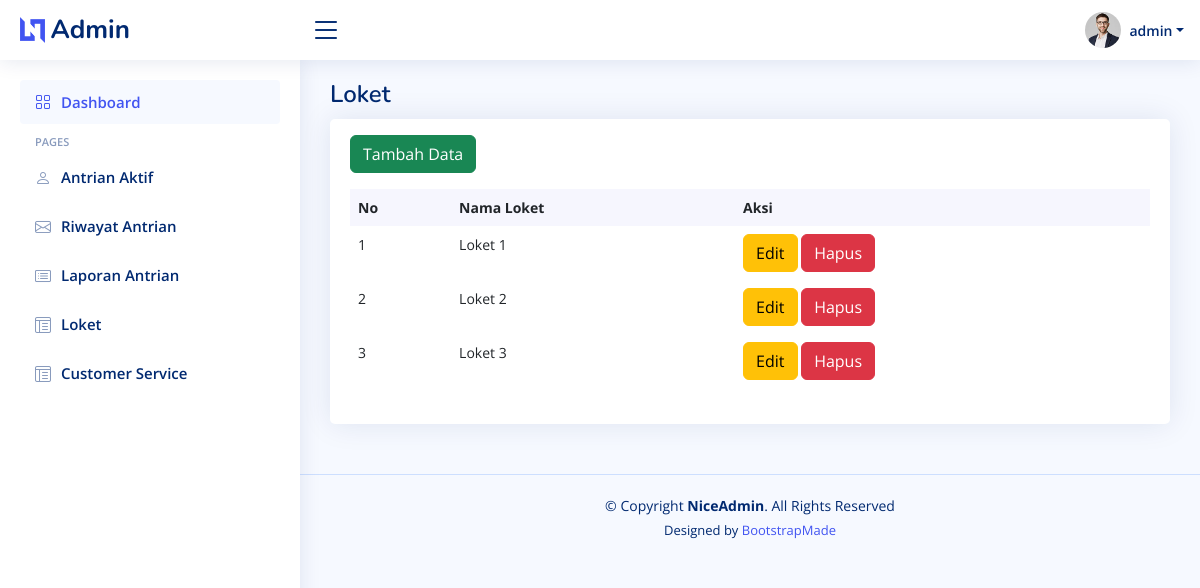
Screenshot of /admin/loket.php (signed in) with the database file from the repository.
### tables this page shows
CREATE TABLE `loket` (
  `id` int(11) NOT NULL,
  `nama` varchar(255) NOT NULL
);

### admin/loket.php (the view, shortened to what this page needs)
<?php
include '../koneksi.php';
?>
<!DOCTYPE html>
<html lang="en">
<head>
  <link href="../assets/vendor/bootstrap/css/bootstrap.min.css" rel="stylesheet">
  <link href="../assets/vendor/bootstrap-icons/bootstrap-icons.css" rel="stylesheet">
  <link href="../assets/vendor/boxicons/css/boxicons.min.css" rel="stylesheet">
  <link href="../assets/vendor/quill/quill.snow.css" rel="stylesheet">
  <link href="../assets/vendor/quill/quill.bubble.css" rel="stylesheet">
  <link href="../assets/vendor/remixicon/remixicon.css" rel="stylesheet">
  <link href="../assets/vendor/simple-datatables/style.css" rel="stylesheet">
  <link href="../assets/css/style.css" rel="stylesheet">
</head>
<body>
  <header id="header" class="header fixed-top d-flex align-items-center">
    <div class="d-flex align-items-center justify-content-between">
      <a href="index.html" class="logo d-flex align-items-center">
        <img src="assets/img/logo.png" alt="">
        <span class="d-none d-lg-block">Admin</span>
      </a>
      <i class="bi bi-list toggle-sidebar-btn"></i>
    </div>
    <nav class="header-nav ms-auto">
      <ul class="d-flex align-items-center">
        <li class="nav-item dropdown pe-3">
          <a class="nav-link nav-profile d-flex align-items-center pe-0" href="#" data-bs-toggle="dropdown">
            <img src="../assets/img/profile-img.jpg" alt="Profile" class="rounded-circle">
            <span class="d-none d-md-block dropdown-toggle ps-2"><?= $_SESSION['nama_admin'] ?></span>
          </a>
        </li>
      </ul>
    </nav>
  </header>
  <aside id="sidebar" class="sidebar">
    <ul class="sidebar-nav" id="sidebar-nav">
      <li class="nav-item">
        <a class="nav-link " href="index.php">
          <i class="bi bi-grid"></i>
          <span>Dashboard</span>
        </a>
      </li>
      <li class="nav-heading">Pages</li>
      <li class="nav-item">
        <a class="nav-link collapsed" href="antrian-aktif.php">
          <i class="bi bi-person"></i>
          <span>Antrian Aktif</span>
        </a>
      </li>
      <li class="nav-item">
        <a class="nav-link collapsed" href="riwayat-antrian.php">
          <i class="bi bi-envelope"></i>
          <span>Riwayat Antrian</span>
        </a>
      </li>
      <li class="nav-item">
        <a class="nav-link collapsed" href="laporan-antrian.php">
          <i class="bi bi-card-list"></i>
          <span>Laporan Antrian</span>
        </a>
      </li>
      <li class="nav-item">
        <a class="nav-link collapsed" href="loket.php">
          <i class="bi bi-layout-text-window-reverse"></i>
          <span>Loket</span>
        </a>
      </li>
      <li class="nav-item">
        <a class="nav-link collapsed" href="staff.php">
          <i class="bi bi-layout-text-window-reverse"></i>
          <span>Customer Service</span>
        </a>
      </li>
    </ul>
  </aside>
  <main id="main" class="main">
    <div class="pagetitle">
      <h1>Loket</h1>
    </div>
    <section class="section dashboard">
      <div class="row">
            <div class="col-12">
              <div class="card recent-sales overflow-auto">
                  <div class="card-body">
                  <a class="btn btn-success mb-3 mt-3" href="tambahloket.php">Tambah Data</a>
                  <table class="table table-borderless datatable">
                    <thead>
                      <tr>
                        <th scope="col">No</th>
                        <th scope="col">Nama Loket</th>
                        <th scope="col">Aksi</th>
                      </tr>
                    </thead>
                    <tbody>
                    <?php
                        $no = 1;
                        $tampil = mysqli_query($koneksi, "SELECT * FROM loket");
                        while($data = mysqli_fetch_array($tampil)):
                    ?>
                      <tr>
                        <td><?= $no++ ?></td>
                        <td><?= $data['nama'] ?></td>
                        <td>
                            <a href="editloket.php?hal=edit&id=<?= $data['id'] ?>" class="btn btn-warning">Edit</a>
                            <a href="loket.php?hal=hapus&id=<?= $data['id'] ?>" onclick="return confirm('Apakah Anda Yakin Ingin Menghapus Data?')" class="btn btn-danger">Hapus</a>
                        </td>
                      </tr>
                      <?php
                        endwhile;
                      ?>
                    </tbody>
                  </table>
                </div>
              </div>
            </div>
          </div>
    </section>
  </main>
  <footer id="footer" class="footer">
    <div class="copyright">
      &copy; Copyright <strong><span>NiceAdmin</span></strong>. All Rights Reserved
    </div>
    <div class="credits">
      Designed by <a href="https://bootstrapmade.com/">BootstrapMade</a>
    </div>
  </footer>
</body>
</html>

### assets/css/style.css (style rules this page uses)
:root { scroll-behavior: smooth; }
body { font-family: "Open Sans", sans-serif; background: #f6f9ff; color: #444444; }
a { color: #4154f1; text-decoration: none; }
h1, h2, h3, h4, h5, h6 { font-family: "Nunito", sans-serif; }
#main { margin-top: 60px; padding: 20px 30px; transition: all 0.3s; }
.pagetitle { margin-bottom: 10px; }
.pagetitle h1 { font-size: 24px; margin-bottom: 0; font-weight: 600; color: #012970; }
.card { margin-bottom: 30px; border: none; border-radius: 5px; box-shadow: 0px 0 30px rgba(1, 41, 112, 0.1); }
.card-body { padding: 0 20px 20px 20px; }
.logo { line-height: 1; }
@media (min-width: 1200px) { .logo { width: 280px; } }
.logo img { max-height: 26px; margin-right: 6px; }
.logo span { font-size: 26px; font-weight: 700; color: #012970; font-family: "Nunito", sans-serif; }
.header { transition: all 0.5s; z-index: 997; height: 60px; box-shadow: 0px 2px 20px rgba(1, 41, 112, 0.1); background-color: #fff; padding-left: 20px; }
.header .toggle-sidebar-btn { font-size: 32px; padding-left: 10px; cursor: pointer; color: #012970; }
.header-nav ul { list-style: none; }
.header-nav>ul { margin: 0; padding: 0; }
.header-nav .nav-profile { color: #012970; }
.header-nav .nav-profile img { max-height: 36px; }
.header-nav .nav-profile span { font-size: 14px; font-weight: 600; }
.sidebar { position: fixed; top: 60px; left: 0; bottom: 0; width: 300px; z-index: 996; transition: all 0.3s; padding: 20px; overflow-y: auto; scrollbar-width: thin; scrollbar-color: #aab7cf transparent; box-shadow: 0px 0px 20px rgba(1, 41, 112, 0.1); background-color: #fff; }
@media (min-width: 1200px) { #main, #footer { margin-left: 300px; } }
.sidebar-nav { padding: 0; margin: 0; list-style: none; }
.sidebar-nav li { padding: 0; margin: 0; list-style: none; }
.sidebar-nav .nav-item { margin-bottom: 5px; }
.sidebar-nav .nav-heading { font-size: 11px; text-transform: uppercase; color: #899bbd; font-weight: 600; margin: 10px 0 5px 15px; }
.sidebar-nav .nav-link { display: flex; align-items: center; font-size: 15px; font-weight: 600; color: #4154f1; transition: 0.3; background: #f6f9ff; padding: 10px 15px; border-radius: 4px; }
.sidebar-nav .nav-link i { font-size: 16px; margin-right: 10px; color: #4154f1; }
.sidebar-nav .nav-link.collapsed { color: #012970; background: #fff; }
.sidebar-nav .nav-link.collapsed i { color: #899bbd; }
.dashboard .recent-sales { font-size: 14px; }
.dashboard .recent-sales .table thead { background: #f6f6fe; }
.dashboard .recent-sales .table thead th { border: 0; }
.footer { padding: 20px 0; font-size: 14px; transition: all 0.3s; border-top: 1px solid #cddfff; }
.footer .copyright { text-align: center; color: #012970; }
.footer .credits { padding-top: 5px; text-align: center; font-size: 13px; color: #012970; }

### rows the page displays
loket: nama "Loket 1"
loket: nama "Loket 2"
loket: nama "Loket 3"

### other values shown
$_SESSION['nama_admin'] "admin"
